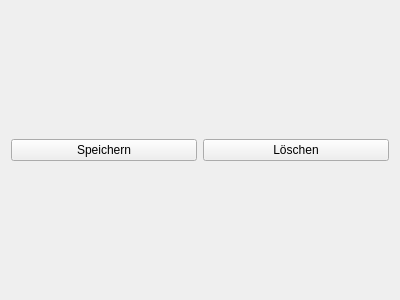
<?xml version="1.0" encoding="UTF-8"?>
<ui version="4.0">
 <class>Form</class>
 <widget class="QWidget" name="Form">
  <property name="geometry">
   <rect>
    <x>0</x>
    <y>0</y>
    <width>400</width>
    <height>300</height>
   </rect>
  </property>
  <property name="windowTitle">
   <string>Form</string>
  </property>
  <layout class="QHBoxLayout" name="horizontalLayout">
   <property name="sizeConstraint">
    <enum>QLayout::SetDefaultConstraint</enum>
   </property>
   <item>
    <widget class="QPushButton" name="pushButton_2">
     <property name="text">
      <string>Speichern</string>
     </property>
    </widget>
   </item>
   <item>
    <widget class="QPushButton" name="pushButton">
     <property name="text">
      <string>Löschen</string>
     </property>
    </widget>
   </item>
  </layout>
 </widget>
 <resources/>
 <connections/>
</ui>
